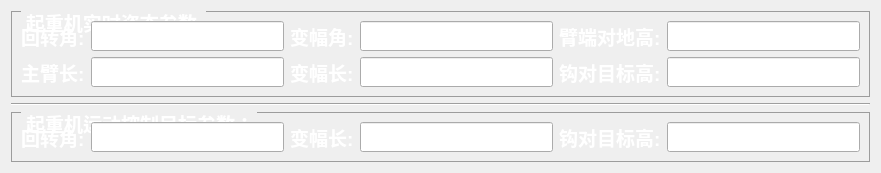
          <widget class="QWidget" name="tab_cran_param">
           <attribute name="title">
            <string>起重机臂架关节状态</string>
           </attribute>
           <layout class="QGridLayout" name="gridLayout_7">
            <item row="0" column="0">
             <layout class="QVBoxLayout" name="verticalLayout_craneparam" stretch="5,0,3">
              <item>
               <widget class="QGroupBox" name="groupBox_real_Crane_param">
                <property name="font">
                 <font>
                  <family>Ubuntu</family>
                  <pointsize>14</pointsize>
                  <weight>75</weight>
                  <bold>true</bold>
                 </font>
                </property>
                <property name="styleSheet">
                 <string notr="true">QGroupBox {
            border-color: rgb(156, 156, 156);
            border-width: 1px;
            border-style: solid;
            margin-top: 0.5ex;
        }
        QGroupBox::title {
			color: rgb(255, 255, 255);
            subcontrol-origin: margin;
            subcontrol-position: top left;
            left: 10px;
            margin-left: 2px;
            padding: 0  0px;
        }
</string>
                </property>
                <property name="title">
                 <string>起重机实时姿态参数:</string>
                </property>
                <layout class="QGridLayout" name="gridLayout_9">
                 <item row="0" column="0">
                  <layout class="QVBoxLayout" name="vlayout_current_param">
                   <item>
                    <layout class="QHBoxLayout" name="horizontalLayout_stateusone">
                     <item>
                      <widget class="QLabel" name="current_rotation_Joint_Position">
                       <property name="maximumSize">
                        <size>
                         <width>16777215</width>
                         <height>35</height>
                        </size>
                       </property>
                       <property name="font">
                        <font>
                         <family>Ubuntu</family>
                         <pointsize>14</pointsize>
                         <weight>75</weight>
                         <bold>true</bold>
                        </font>
                       </property>
                       <property name="styleSheet">
                        <string notr="true">color: rgb(255, 255, 255);</string>
                       </property>
                       <property name="text">
                        <string>回转角:</string>
                       </property>
                      </widget>
                     </item>
                     <item>
                      <widget class="QLineEdit" name="editRoAngle">
                       <property name="sizePolicy">
                        <sizepolicy hsizetype="Preferred" vsizetype="Preferred">
                         <horstretch>0</horstretch>
                         <verstretch>0</verstretch>
                        </sizepolicy>
                       </property>
                       <property name="maximumSize">
                        <size>
                         <width>16777215</width>
                         <height>30</height>
                        </size>
                       </property>
                       <property name="font">
                        <font>
                         <pointsize>16</pointsize>
                        </font>
                       </property>
                       <property name="styleSheet">
                        <string notr="true">color: rgb(255, 255, 255);</string>
                       </property>
                       <property name="readOnly">
                        <bool>true</bool>
                       </property>
                      </widget>
                     </item>
                     <item>
                      <widget class="QLabel" name="current_luff_Joint_Position">
                       <property name="maximumSize">
                        <size>
                         <width>16777215</width>
                         <height>35</height>
                        </size>
                       </property>
                       <property name="font">
                        <font>
                         <family>Ubuntu</family>
                         <pointsize>14</pointsize>
                         <weight>75</weight>
                         <bold>true</bold>
                        </font>
                       </property>
                       <property name="styleSheet">
                        <string notr="true">color: rgb(255, 255, 255);</string>
                       </property>
                       <property name="text">
                        <string>变幅角:</string>
                       </property>
                      </widget>
                     </item>
                     <item>
                      <widget class="QLineEdit" name="editAmpAngle">
                       <property name="sizePolicy">
                        <sizepolicy hsizetype="Preferred" vsizetype="Preferred">
                         <horstretch>0</horstretch>
                         <verstretch>0</verstretch>
                        </sizepolicy>
                       </property>
                       <property name="maximumSize">
                        <size>
                         <width>16777215</width>
                         <height>30</height>
                        </size>
                       </property>
                       <property name="font">
                        <font>
                         <pointsize>16</pointsize>
                        </font>
                       </property>
                       <property name="styleSheet">
                        <string notr="true">color: rgb(255, 255, 255);</string>
                       </property>
                       <property name="readOnly">
                        <bool>true</bool>
                       </property>
                      </widget>
                     </item>
                     <item>
                      <widget class="QLabel" name="current_arm_to_ground_height">
                       <property name="maximumSize">
                        <size>
                         <width>16777215</width>
                         <height>35</height>
                        </size>
                       </property>
                       <property name="font">
                        <font>
                         <family>Ubuntu</family>
                         <pointsize>14</pointsize>
                         <weight>75</weight>
                         <bold>true</bold>
                        </font>
                       </property>
                       <property name="styleSheet">
                        <string notr="true">color: rgb(255, 255, 255);</string>
                       </property>
                       <property name="text">
                        <string>臂端对地高:</string>
                       </property>
                      </widget>
                     </item>
                     <item>
                      <widget class="QLineEdit" name="edit_arm_to_ground_height">
                       <property name="sizePolicy">
                        <sizepolicy hsizetype="Preferred" vsizetype="Preferred">
                         <horstretch>0</horstretch>
                         <verstretch>0</verstretch>
                        </sizepolicy>
                       </property>
                       <property name="maximumSize">
                        <size>
                         <width>16777215</width>
                         <height>30</height>
                        </size>
                       </property>
                       <property name="font">
                        <font>
                         <pointsize>16</pointsize>
                        </font>
                       </property>
                       <property name="styleSheet">
                        <string notr="true">color: rgb(255, 255, 255);</string>
                       </property>
                       <property name="readOnly">
                        <bool>true</bool>
                       </property>
                      </widget>
                     </item>
                    </layout>
                   </item>
                   <item>
                    <layout class="QHBoxLayout" name="horizontalLayout_statustwo">
                     <item>
                      <widget class="QLabel" name="current_mainarm_Joint_length">
                       <property name="maximumSize">
                        <size>
                         <width>16777215</width>
                         <height>35</height>
                        </size>
                       </property>
                       <property name="font">
                        <font>
                         <family>Ubuntu</family>
                         <pointsize>14</pointsize>
                         <weight>75</weight>
                         <bold>true</bold>
                        </font>
                       </property>
                       <property name="styleSheet">
                        <string notr="true">color: rgb(255, 255, 255);</string>
                       </property>
                       <property name="text">
                        <string>主臂长:</string>
                       </property>
                      </widget>
                     </item>
                     <item>
                      <widget class="QLineEdit" name="edit_current_mainArmLen">
                       <property name="sizePolicy">
                        <sizepolicy hsizetype="Preferred" vsizetype="Preferred">
                         <horstretch>0</horstretch>
                         <verstretch>0</verstretch>
                        </sizepolicy>
                       </property>
                       <property name="maximumSize">
                        <size>
                         <width>16777215</width>
                         <height>30</height>
                        </size>
                       </property>
                       <property name="font">
                        <font>
                         <pointsize>16</pointsize>
                        </font>
                       </property>
                       <property name="styleSheet">
                        <string notr="true">color: rgb(255, 255, 255);</string>
                       </property>
                       <property name="readOnly">
                        <bool>true</bool>
                       </property>
                      </widget>
                     </item>
                     <item>
                      <widget class="QLabel" name="current_luff_Joint_length">
                       <property name="maximumSize">
                        <size>
                         <width>16777215</width>
                         <height>35</height>
                        </size>
                       </property>
                       <property name="font">
                        <font>
                         <family>Ubuntu</family>
                         <pointsize>14</pointsize>
                         <weight>75</weight>
                         <bold>true</bold>
                        </font>
                       </property>
                       <property name="styleSheet">
                        <string notr="true">color: rgb(255, 255, 255);</string>
                       </property>
                       <property name="text">
                        <string>变幅长:</string>
                       </property>
                      </widget>
                     </item>
                     <item>
                      <widget class="QLineEdit" name="edit_current_AmpLen">
                       <property name="sizePolicy">
                        <sizepolicy hsizetype="Preferred" vsizetype="Preferred">
                         <horstretch>0</horstretch>
                         <verstretch>0</verstretch>
                        </sizepolicy>
                       </property>
                       <property name="maximumSize">
                        <size>
                         <width>16777215</width>
                         <height>30</height>
                        </size>
                       </property>
                       <property name="font">
                        <font>
                         <pointsize>16</pointsize>
                        </font>
                       </property>
                       <property name="styleSheet">
                        <string notr="true">color: rgb(255, 255, 255);</string>
                       </property>
                       <property name="readOnly">
                        <bool>true</bool>
                       </property>
                      </widget>
                     </item>
                     <item>
                      <widget class="QLabel" name="current_hook_to_target_height">
                       <property name="maximumSize">
                        <size>
                         <width>16777215</width>
                         <height>35</height>
                        </size>
                       </property>
                       <property name="font">
                        <font>
                         <family>Ubuntu</family>
                         <pointsize>14</pointsize>
                         <weight>75</weight>
                         <bold>true</bold>
                        </font>
                       </property>
                       <property name="styleSheet">
                        <string notr="true">color: rgb(255, 255, 255);</string>
                       </property>
                       <property name="text">
                        <string>钩对目标高:</string>
                       </property>
                      </widget>
                     </item>
                     <item>
                      <widget class="QLineEdit" name="edit_current_hook_to_target_height">
                       <property name="sizePolicy">
                        <sizepolicy hsizetype="Preferred" vsizetype="Preferred">
                         <horstretch>0</horstretch>
                         <verstretch>0</verstretch>
                        </sizepolicy>
                       </property>
                       <property name="maximumSize">
                        <size>
                         <width>16777215</width>
                         <height>30</height>
                        </size>
                       </property>
                       <property name="font">
                        <font>
                         <pointsize>16</pointsize>
                        </font>
                       </property>
                       <property name="styleSheet">
                        <string notr="true">color: rgb(255, 255, 255);</string>
                       </property>
                       <property name="readOnly">
                        <bool>true</bool>
                       </property>
                      </widget>
                     </item>
                    </layout>
                   </item>
                  </layout>
                 </item>
                </layout>
               </widget>
              </item>
              <item>
               <widget class="Line" name="line">
                <property name="orientation">
                 <enum>Qt::Horizontal</enum>
                </property>
               </widget>
              </item>
              <item>
               <widget class="QGroupBox" name="groupBox_target_Crane_param">
                <property name="font">
                 <font>
                  <family>Ubuntu</family>
                  <pointsize>14</pointsize>
                  <weight>75</weight>
                  <bold>true</bold>
                 </font>
                </property>
                <property name="styleSheet">
                 <string notr="true">QGroupBox {
            border-color: rgb(156, 156, 156);
            border-width: 1px;
            border-style: solid;
            margin-top: 0.5ex;
        }
        QGroupBox::title {
color: rgb(255, 255, 255);
            subcontrol-origin: margin;
            subcontrol-position: top left;
            left: 10px;
            margin-left: 2px;
            padding: 0  0px;
        }
</string>
                </property>
                <property name="title">
                 <string>起重机运动控制目标参数：</string>
                </property>
                <layout class="QGridLayout" name="gridLayout_8">
                 <item row="0" column="0">
                  <layout class="QHBoxLayout" name="horizontalLayout_target_param">
                   <item>
                    <widget class="QLabel" name="target_rotation_Joint_Position">
                     <property name="maximumSize">
                      <size>
                       <width>16777215</width>
                       <height>30</height>
                      </size>
                     </property>
                     <property name="font">
                      <font>
                       <family>Ubuntu</family>
                       <pointsize>14</pointsize>
                       <weight>75</weight>
                       <bold>true</bold>
                      </font>
                     </property>
                     <property name="styleSheet">
                      <string notr="true">color: rgb(255, 255, 255);</string>
                     </property>
                     <property name="text">
                      <string>回转角:</string>
                     </property>
                    </widget>
                   </item>
                   <item>
                    <widget class="QLineEdit" name="edit_target_RoAngle">
                     <property name="sizePolicy">
                      <sizepolicy hsizetype="Preferred" vsizetype="Preferred">
                       <horstretch>0</horstretch>
                       <verstretch>0</verstretch>
                      </sizepolicy>
                     </property>
                     <property name="maximumSize">
                      <size>
                       <width>16777215</width>
                       <height>30</height>
                      </size>
                     </property>
                     <property name="font">
                      <font>
                       <pointsize>16</pointsize>
                      </font>
                     </property>
                     <property name="styleSheet">
                      <string notr="true">color: rgb(255, 255, 255);</string>
                     </property>
                     <property name="readOnly">
                      <bool>true</bool>
                     </property>
                    </widget>
                   </item>
                   <item>
                    <widget class="QLabel" name="target_luff_Joint_length">
                     <property name="maximumSize">
                      <size>
                       <width>16777215</width>
                       <height>30</height>
                      </size>
                     </property>
                     <property name="font">
                      <font>
                       <family>Ubuntu</family>
                       <pointsize>14</pointsize>
                       <weight>75</weight>
                       <bold>true</bold>
                      </font>
                     </property>
                     <property name="styleSheet">
                      <string notr="true">color: rgb(255, 255, 255);</string>
                     </property>
                     <property name="text">
                      <string>变幅长:</string>
                     </property>
                    </widget>
                   </item>
                   <item>
                    <widget class="QLineEdit" name="edit_target_luffLen">
                     <property name="sizePolicy">
                      <sizepolicy hsizetype="Preferred" vsizetype="Preferred">
                       <horstretch>0</horstretch>
                       <verstretch>0</verstretch>
                      </sizepolicy>
                     </property>
                     <property name="maximumSize">
                      <size>
                       <width>500</width>
                       <height>30</height>
                      </size>
                     </property>
                     <property name="font">
                      <font>
                       <pointsize>16</pointsize>
                      </font>
                     </property>
                     <property name="styleSheet">
                      <string notr="true">color: rgb(255, 255, 255);</string>
                     </property>
                     <property name="readOnly">
                      <bool>true</bool>
                     </property>
                    </widget>
                   </item>
                   <item>
                    <widget class="QLabel" name="target_hook_to_target_height">
                     <property name="maximumSize">
                      <size>
                       <width>16777215</width>
                       <height>30</height>
                      </size>
                     </property>
                     <property name="font">
                      <font>
                       <family>Ubuntu</family>
                       <pointsize>14</pointsize>
                       <weight>75</weight>
                       <bold>true</bold>
                      </font>
                     </property>
                     <property name="styleSheet">
                      <string notr="true">color: rgb(255, 255, 255);</string>
                     </property>
                     <property name="text">
                      <string>钩对目标高:</string>
                     </property>
                    </widget>
                   </item>
                   <item>
                    <widget class="QLineEdit" name="edit_target_hook_to_target_height">
                     <property name="sizePolicy">
                      <sizepolicy hsizetype="Preferred" vsizetype="Preferred">
                       <horstretch>0</horstretch>
                       <verstretch>0</verstretch>
                      </sizepolicy>
                     </property>
                     <property name="maximumSize">
                      <size>
                       <width>600</width>
                       <height>30</height>
                      </size>
                     </property>
                     <property name="font">
                      <font>
                       <pointsize>16</pointsize>
                      </font>
                     </property>
                     <property name="styleSheet">
                      <string notr="true">color: rgb(255, 255, 255);</string>
                     </property>
                     <property name="readOnly">
                      <bool>true</bool>
                     </property>
                    </widget>
                   </item>
                  </layout>
                 </item>
                </layout>
               </widget>
              </item>
             </layout>
            </item>
           </layout>
          </widget>
